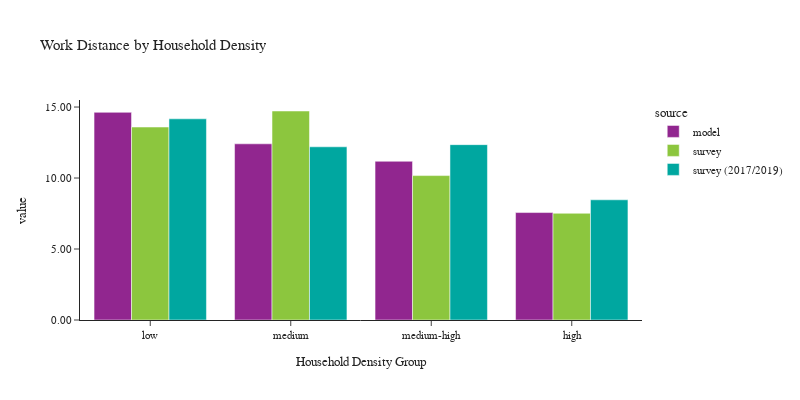

Notebook code cell kept with this figure:
### Code cell
plot_work_location(df_workers, 'hh_density_group', 'Household Density', 'Household Density Group')

### Figure 1 — Plotly figure (JSON) as saved in the notebook; plotly's stock layout.template omitted (floating-point values rounded to 4 significant figures)
{"data": [{"alignmentgroup": "True", "customdata": [[569397], [582933], [538987], [518405]], "hovertemplate": "source=model<br>hh_density_group=%{x}<br>value=%{y}<br>sample count=%{customdata[0]}<extra></extra>", "legendgroup": "model", "marker": {"color": "#91268F", "pattern": {"shape": ""}}, "name": "model", "offsetgroup": "model", "orientation": "v", "showlegend": true, "textposition": "auto", "x": ["low", "medium", "medium-high", "high"], "xaxis": "x", "y": [14.63, 12.41, 11.18, 7.568], "yaxis": "y", "type": "bar"}, {"alignmentgroup": "True", "customdata": [[479], [446], [562], [1205]], "hovertemplate": "source=survey<br>hh_density_group=%{x}<br>value=%{y}<br>sample count=%{customdata[0]}<extra></extra>", "legendgroup": "survey", "marker": {"color": "#8CC63E", "pattern": {"shape": ""}}, "name": "survey", "offsetgroup": "survey", "orientation": "v", "showlegend": true, "textposition": "auto", "x": ["low", "medium", "medium-high", "high"], "xaxis": "x", "y": [13.59, 14.72, 10.17, 7.518], "yaxis": "y", "type": "bar"}, {"alignmentgroup": "True", "customdata": [[496], [574], [766], [3759]], "hovertemplate": "source=survey (2017/2019)<br>hh_density_group=%{x}<br>value=%{y}<br>sample count=%{customdata[0]}<extra></extra>", "legendgroup": "survey (2017/2019)", "marker": {"color": "#00A7A0", "pattern": {"shape": ""}}, "name": "survey (2017/2019)", "offsetgroup": "survey (2017/2019)", "orientation": "v", "showlegend": true, "textposition": "auto", "x": ["low", "medium", "medium-high", "high"], "xaxis": "x", "y": [14.17, 12.2, 12.35, 8.466], "yaxis": "y", "type": "bar"}], "layout": {"xaxis": {"anchor": "y", "domain": [0.0, 1.0], "title": {"text": "Household Density Group"}}, "yaxis": {"anchor": "x", "domain": [0.0, 1.0], "title": {"text": "value"}, "tickformat": ".2f"}, "legend": {"title": {"text": "source"}, "tracegroupgap": 0}, "title": {"text": "Work Distance by Household Density"}, "barmode": "group", "font": {"size": 11}, "height": 400, "width": 800}}
